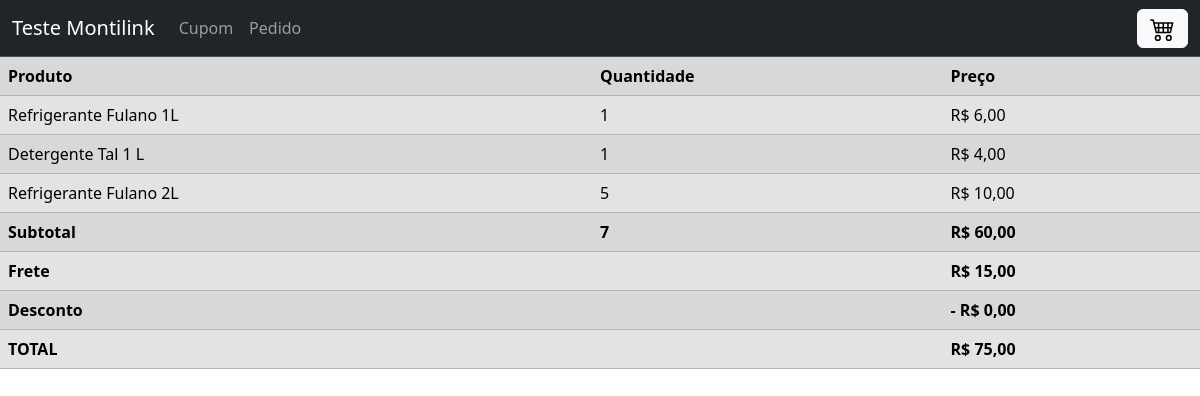
/index.php?class=pedido&action=getAllItemFromPedido&cod_pedido=26, run on the app's committed database.
### tables this page shows
CREATE TABLE IF NOT EXISTS `pedido` (
  `cod_pedido` int NOT NULL AUTO_INCREMENT,
  `preco_subtotal` double NOT NULL,
  `frete` double NOT NULL,
  `desconto` double NOT NULL,
  `email` varchar(250) NOT NULL,
  `cep` varchar(8) NOT NULL,
  `status` varchar(100) NOT NULL DEFAULT 'pendente',
  PRIMARY KEY (`cod_pedido`)
);

### model/model.php (called while the page is built, shortened)
<?php
    class model{
        public function __construct(){
            global $db;
            $this->db = $db;
        }
    }
?>

### model/pedido.php (called while the page is built, shortened)
<?php
    Class Pedido extends model{
        public function get($cod_pedido){
            $array = array();
            $sql = "SELECT * FROM PEDIDO where cod_pedido = :cod_pedido";
            $sql = $this->db->prepare($sql);
            $sql->bindValue(":cod_pedido",$cod_pedido);
            $sql->execute();
            if($sql->rowCount() > 0){
                $array = $sql->fetch(\PDO::FETCH_ASSOC);
            }
            return $array;
        }
    }
?>

### view/page/pedido_detalhes.php (the view)
<html>
    <?php require_once(__DIR__.'/../component/head.php');?>
    <body>
        <?php
            require_once(__DIR__.'/../component/menu.php');
            if (isset($_REQUEST['allItem']) && !empty($_REQUEST['allItem'] && isset($_REQUEST['pedido']))) {
                $pedido = $_REQUEST['pedido'];
                $qtd_total = 0;
        ?>
            <table class="table table-secondary table-striped">
                <tr>
                    <th>Produto</th>
                    <th>Quantidade</th>
                    <th>Preço</th>
                </tr>
                <?php foreach ($_REQUEST['allItem'] as $item): ?>
                    <tr>
                        <?php
                            $qtd_total += $item['quantidade'];
                        ?>
                        <td><?php echo $item['nome_item'] ?></td>
                        <td><?php echo $item['quantidade'] ?></td>
                        <td><?php echo "R$ " . number_format($item['preco'],2,",","."); ?></td>
                    </tr>
                <?php endforeach ?>
                <tr>
                    <th>Subtotal</th>
                    <th><?php echo $qtd_total ?></th>
                    <th><?php echo "R$ " . number_format($pedido['preco_subtotal'],2,",","."); ?></th>
                </tr>
                <tr>
                    <th>Frete</th>
                    <th></th>
                    <th><?php echo "R$ " . number_format($pedido['frete'],2,",","."); ?></th>
                </tr>
                    <th>Desconto</th>
                    <th></th>
                    <th><?php echo "- R$ " . number_format($pedido['desconto'],2,",","."); ?></th>
                <tr>
                    <?php
                        $preco_total = $pedido['preco_subtotal'] + $pedido['frete'] - $pedido['desconto'];
                    ?>
                    <th>TOTAL</th>
                    <th></th>
                    <th><?php echo "R$ " . number_format($preco_total,2,",","."); ?></th>
                </tr>
            </table>
        <?php
            }
        ?>
    </body>
</html>

### data on the page
pedido: preco_subtotal "60,00", frete "15,00", desconto "0,00", preco_total "75,00"

### other printed values
$item['nome_item'] "Refrigerante Fulano 1L"
$item['quantidade'] "1"
$item['preco'] "6,00"
$item['nome_item'] "Detergente Tal 1 L"
$item['preco'] "4,00"
$item['nome_item'] "Refrigerante Fulano 2L"
$item['quantidade'] "5"
$item['preco'] "10,00"
$qtd_total "7"
